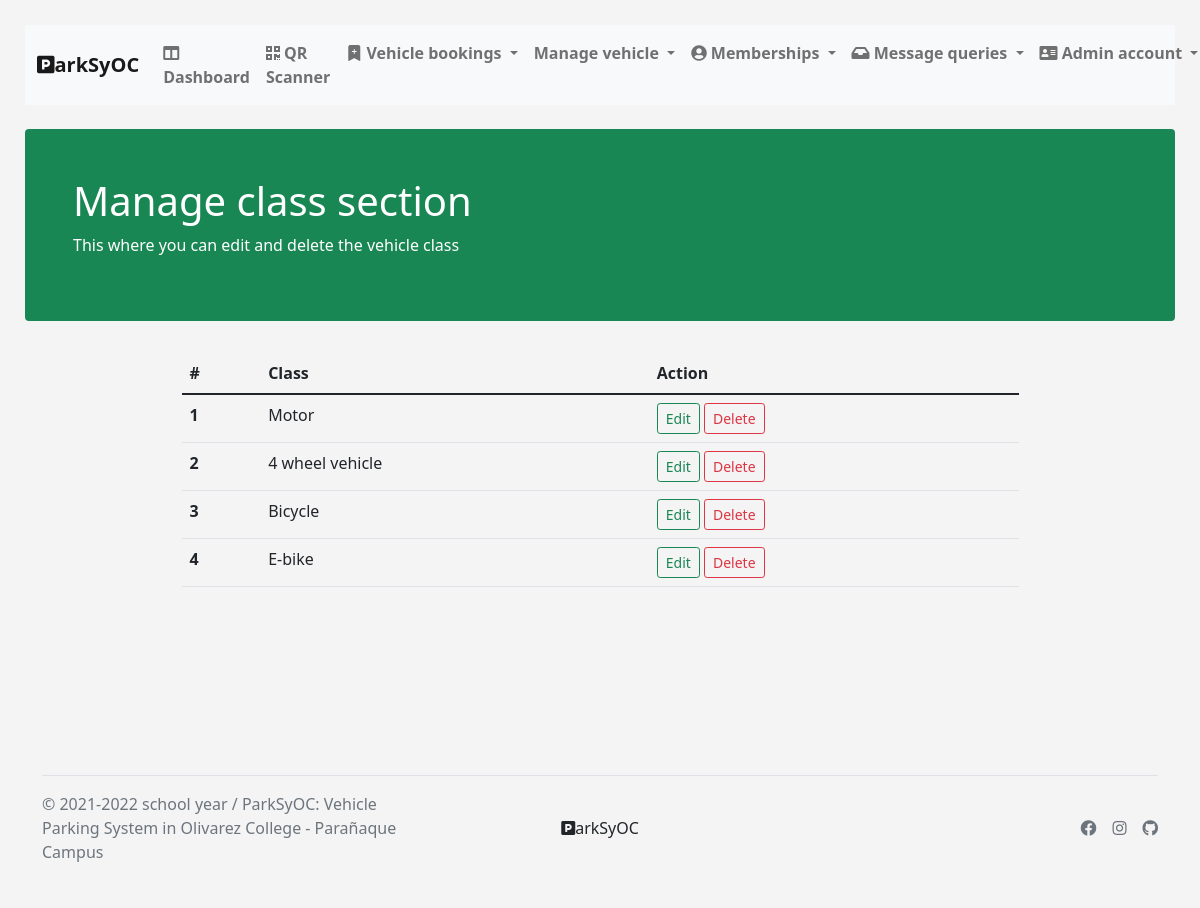
Screenshot of /manageClass.php with the database file from the repository.
### tables this page shows
CREATE TABLE `vehicle_class` (
  `id` int(11) NOT NULL,
  `class_name` varchar(255) NOT NULL,
  `creation_date` timestamp NOT NULL DEFAULT current_timestamp()
);

### manageClass.php (the view, shortened to what this page needs)
<?php
require_once "./db/pdo.php";
$statement = $pdo->query("SELECT id, class_name FROM vehicle_class");
$statement->execute();
$rows = $statement->fetchAll(PDO::FETCH_ASSOC);
?>
<!DOCTYPE html>
<html lang="en">
<head>
  <link rel="stylesheet" href="https://use.fontawesome.com/releases/v5.15.4/css/all.css">
  <link href="https://cdn.jsdelivr.net/npm/bootstrap@5.1.3/dist/css/bootstrap.min.css" rel="stylesheet">
  <link rel="stylesheet" href="./public/styles.css">
</head>
<body>
  <?php include_once "./views/nav.php"; ?>
  <div class="jumbutron-section">
    <div class="mt-4 p-5 bg-success text-white rounded">
      <h1>Manage class section</h1>
      <p>This where you can edit and delete the vehicle class</p>
    </div>
  </div>
  <div class="container">
    <table class="table table-hover">
      <thead>
        <tr>
          <th scope="col">#</th>
          <th scope="col">Class</th>
          <th scope="col">Action</th>
        </tr>
      </thead>
      <tbody>
        <?php
          foreach($rows as $i => $row): ?>
          <tr>
            <th scope="row"><?php echo $i + 1 ?></th>
            <td><?php echo $row['class_name'] ?></td>
            <td>
              <form action="" method="POST">
                <a href="./editClass.php?<?php echo "userid=" . $row['id'] ?>" class="btn btn-sm btn-outline-success">Edit</a>
                <a href="./manageClassDelete.php?<?php echo "classId=" . $row['id'] ?>" class="btn btn-sm btn-outline-danger" name="delete">Delete</a>
              </form>
            </td>
          </tr>
        <?php endforeach; ?>
      </tbody>
    </table>
  </div>
  <br>
  <br>
  <br>
  <br>
  <br>
  <br>
  <?php include_once "./views/footer.php"; ?>
</body>
</html>

### public/styles.css (style rules this page uses)
:root { --body-bg: rgb(204, 204, 204); --white: #ffff; --darkWhite: #ccc; --black: #0000; --dark: #615c60; --themeColor: #22b8d1; --pageShadow: 0 0 0 .5cm rgba(0, 0, 0, 0.5); }
body { padding: 10px; margin: 15px; background-color: rgb(245, 244, 244); }
.container .table { margin-top: 2rem; }
.table { width: 75%; margin: 20px auto; }

### rows the page displays
vehicle_class: class_name "Motor"
vehicle_class: class_name "4 wheel vehicle"
vehicle_class: class_name "Bicycle"
vehicle_class: class_name "E-bike"
